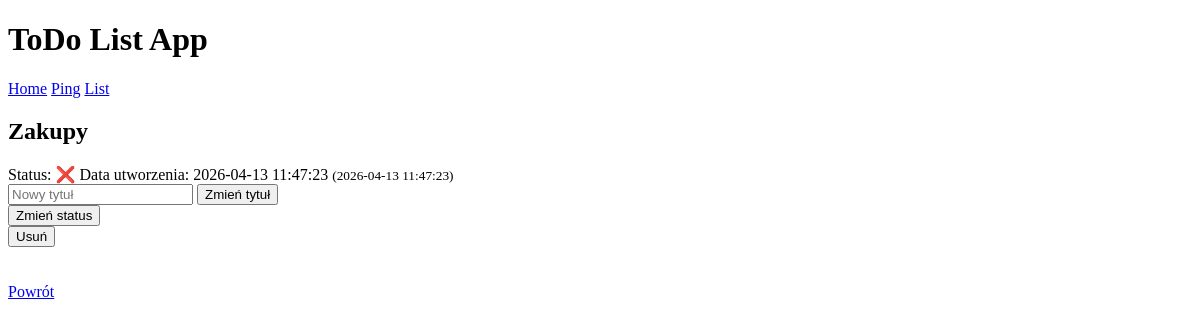
/tasks/1, run on an earlier commit of the app's database.
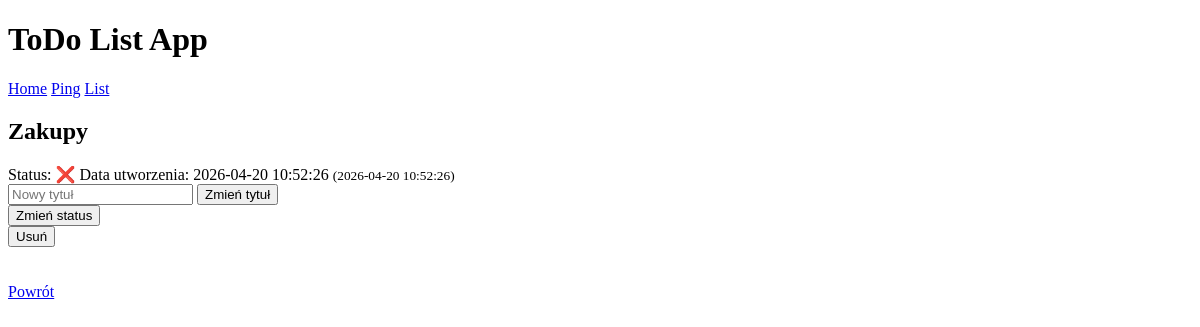
And on a later commit of the database.
### tables this page shows
CREATE TABLE tasks (
id INTEGER PRIMARY KEY AUTOINCREMENT,
title TEXT NOT NULL,
done INTEGER NOT NULL DEFAULT 0 CHECK (done IN (0,1)),
created_at TEXT NOT NULL DEFAULT (datetime('now'))
);

### web/routes.py (the view)
@web.route("/tasks/<int:task_id>")
def task(task_id):
    db = get_db()
    task = db.execute("SELECT id, title, done, created_at FROM tasks WHERE id = ?;", [task_id]).fetchone()
    return render_template("task.html", task = task)

### web/routes.py (called while the page is built)
def get_db():
    if "db" not in g:  # g - globalna zmienna flaskowa
        conn = sqlite3.connect(DATABASE)
        conn.row_factory = sqlite3.Row
        conn.execute(
            "PRAGMA foreign_keys = ON;"
        )  # zapytanie włączające obsługę kluczy obcych
        g.db = conn
    return g.db

### templates/task.html (shortened to what this page needs)
{% extends "index.html" %}
{% block content %}
    <h2>{{ task["title"] }}</h2>
    Status: {% if task["done"] %}
        ✔️
        {% else %}
        ❌
    {% endif %}
    Data utworzenia: {{ task["created_at"] }}
    <small>({{task["created_at"]}})</small>
    <form action="{{url_for('web.update_task_title', task_id=task['id'])}}" method="post">
        <input type="text" name="title" placeholder="Nowy tytuł">
        <button type="submit">Zmień tytuł</button>
    </form>
    <form action="{{url_for('web.update_task_status', task_id=task['id'])}}" method="post">
        <button type="submit">Zmień status</button>
    </form>
    <form action="{{url_for('web.delete_task', task_id=task['id'])}}" method="post">
        <button type="submit">Usuń</button>
    </form>
    <br><br>
    <a href="{{ url_for('web.list_tasks') }}">Powrót</a>
{% endblock %}

What changed in the data, as far as the page shows it:
changed tasks "Zakupy": created_at "2026-04-13 11:47:23" → "2026-04-20 10:52:26"
